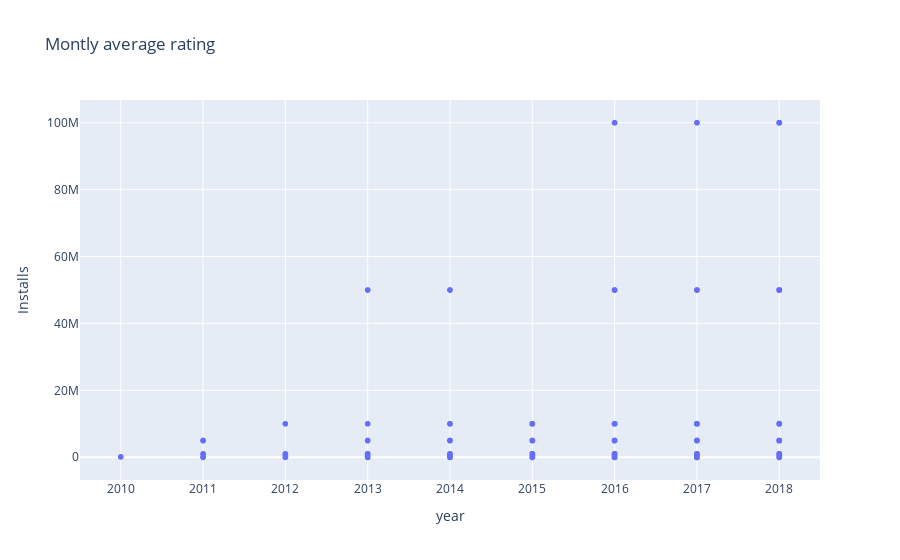

The notebook cell saved with this chart:
### Code cell
fig = px.scatter(data, x="year",y="Installs",title="Montly average rating")
fig.show()

### Figure 1 — Plotly figure (JSON) as saved in the notebook; plotly's stock layout.template omitted (floating-point values rounded to 4 significant figures; data arrays with more than 128 entries replaced by an {"elided": "..."} marker saying what was removed)
{"data": [{"hovertemplate": "year=%{x}<br>Installs=%{y}<extra></extra>", "legendgroup": "", "marker": {"color": "#636efa", "symbol": "circle"}, "mode": "markers", "name": "", "showlegend": false, "type": "scattergl", "x": {"elided": "8626 int values"}, "xaxis": "x", "y": {"elided": "8626 int values"}, "yaxis": "y"}], "layout": {"legend": {"tracegroupgap": 0}, "title": {"text": "Montly average rating"}, "xaxis": {"anchor": "y", "domain": [0, 1], "title": {"text": "year"}}, "yaxis": {"anchor": "x", "domain": [0, 1], "title": {"text": "Installs"}}}}
